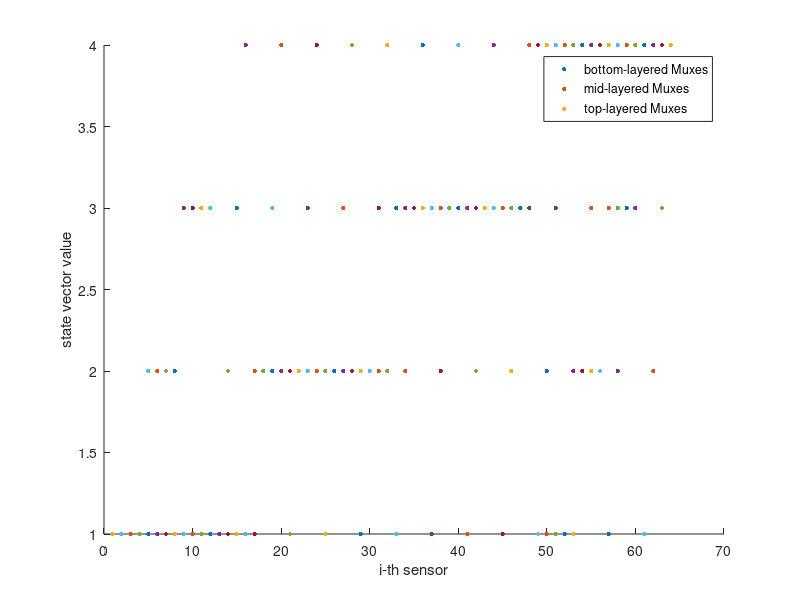
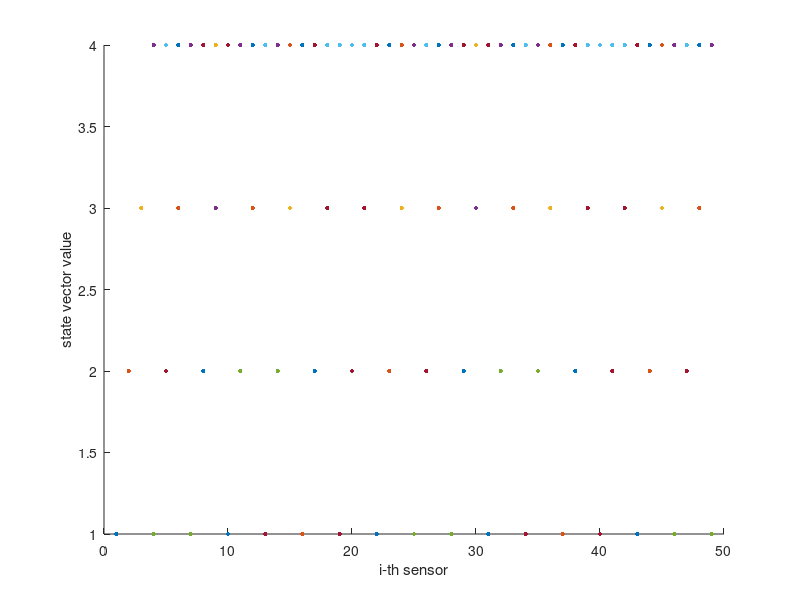
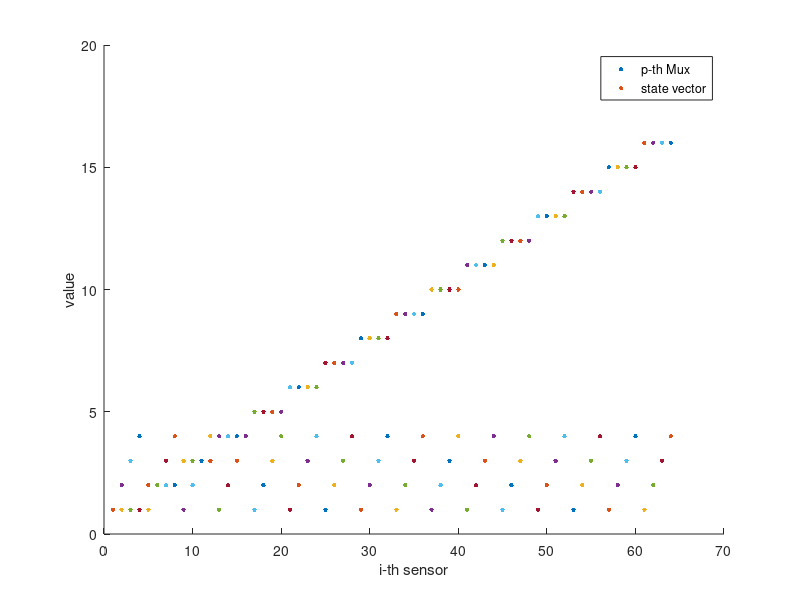

Write the MATLAB code that produced these figures, in order. (Note: this script raises an error after producing the figures.)
%monitoring
function mon_main
format long
% n-tree topology
% ns : total number of sensors: should be dividable by k
% k : k-bit state vector
% n : 2^k-bit of decoder 
% i : i-th sensor/battery
% p : p-th Mux
% S : state vector of the p-th Mux

% input: i
% output: array of S and demux
nmux=16; %in the bottom not in total
n=4; %n-tree-based
ns=n*nmux; %# of sensors
NS=[]; %

%%%%%%%%%%%%%%%%%%%%%%%%%%%%%%%%%%%
% path-switching system
figure
for i=1:ns
    x=n_tree_topology(n,ns,i);
    NS=[NS; x]; %n:# of inputs per mux;
    hold on
    plot(i,x','.','MarkerSize',10);
    hold off
end
xlabel('i-th sensor');ylabel('state vector value');
legend('bottom-layered Muxes', 'mid-layered Muxes', 'top-layered Muxes');

%cascaded 
figure
ns=(n-1)*(nmux-1)+n;CS=[];
for i=1:ns
    x=cascaded_topology(n,i);
    CS=[CS x]; 
    hold on
    plot(i,x','.','MarkerSize',10);
    hold off
end
xlabel('i-th sensor');ylabel('state vector value');

%parallel
figure
ns=n*nmux;PS=[];
for i=1:ns
    x=parallel_topology(n,i);
    PS=[PS x]; %[position of mux, s vector]
    hold on
    plot(i,x','.','MarkerSize',10);
    hold off
end
xlabel('i-th sensor');ylabel('value');legend('p-th Mux', 'state vector');
%%%%%%%%%%%%%%%%%%%%%%%%%%%%%%%%%%

load_demand=get_load_demand('../gps-traces/to_annarbor_GPS_record.txt');
fid=load('../gps-traces/to_annarbor_GPS_record.txt');
mlen=length(fid);
tline=fid(2:mlen,1)-fid(1,1);

figure
x=fid(2:mlen,1)-fid(1,1);
plot(x/60,load_demand,'LineWidth',1.5);
ylabel('Power (kW)');xlabel('Time (min)');

figure
a = 1;%a = [1 0.2];
b = [1/4 1/4 1/4 1/4];%b = [2 3];
b = [1/10 1/10 1/10 1/10 1/10 1/10 1/10 1/10 1/10 1/10];
y = filter(b,a,load_demand);
plot(x/60,y,'LineWidth',1.5);
ylabel('Power (kW)');xlabel('Time (min)');

figure
difval=abs((load_demand-y)./load_demand);
semilogy(difval);

sucrate=[];
totlen=length(difval);
sucrate=[];
for i=0.01:0.01:0.5
    sucrate=[sucrate; length(find(abs((load_demand-y)./load_demand)<=i))/totlen];
end
figure
x=[0.01:0.01:0.5];
plot(x,sucrate);
xlabel('error-tolerance ratio');ylabel('success ratio in estimation');

T=1000; %over time

n=64; %# of cells in series
m=4; %# of groups in parallel
ps=0.67; % probability of balancing ps=0 brute-forth monitoring
lambdac=70/1000;
lambdaa=10/1000;
DCc=[];%duty-cycle
DCa=[];

for lambdac=[10:10:100]
    x=1;
    for ps=0.1:0.05:0.8
        DCc(lambdac,x)=ps*lambdac/T; %Eq. 10
        DCa(lambdac,x)=(ps*lambdac+power(ps,n)*lambdaa)/T;
        x=x+1;
    end
end
figure
plot(0.1:0.05:0.8, DCa,'LineWidth',1.5);
figure
plot(0.1:0.05:0.8,DCc,'LineWidth',1.5);


gn=[];dcgpc=[];
y=1;ps=0.67;
for n=[10:2:32]
    x=1;
    for m=2:2:10
        gn(x,y)=double(1-(1-ps)^(n*m) + 1-(m*ps^n * (1-ps^n)^(m-1)+(1-ps^n)^m));
        dcgpc(x,y)=ps + m*ps^n/n;
        x=x+1;
    end
    y=y+1;
end
%figure
%plot([2:2:8],gn);%legend('m=2','m=4','m=6','m=8');
figure
plot([10:2:32], dcgpc', 'LineWidth',1.5);
end

function res=n_tree_topology(n, ns, i)
h=getheight(ns,n); % calculate height
p=0;S=[];
for m=1:h-1
    p=ceil(i/n); % pinpoint DeMux
    if p>=n
        S=[S i-n*(p-1)];
    else
        S=[S p];
    end
    i=p;
end
S=[S i];
res=S; %[demux; S];
end

function res=getheight(ns,n)
i=0; l= n;
while l>1
    l=ns/n;
    ns=l;
    i=i+1;
end
res=i;
end

function res=cascaded_topology(n, i)
S=[];
p=ceil(i/(n-1));
for m=1:(p-1)
    S=[S n];
end
S=[S i-(n-1)*(p-1)];
res=S;
end

function res=parallel_topology(n, i)
p=[];S=[];
%for m=1:length(i)
    x=ceil(i/n);
    p=[p, x];
    S=[S i-n*(x-1)];
%end
res=[p; S];
end